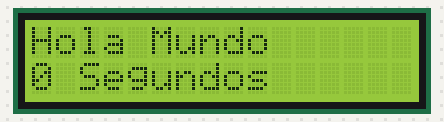
This sketch was run on a simulated Arduino Uno, built with avr-gcc and run on an emulated ATmega328P. Parts: 16×2 character LCD.

Above: at 0.1 s.
At 4.3 s:
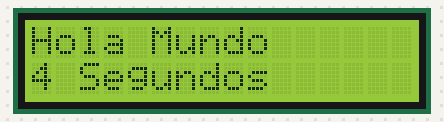
At 9.5 s:
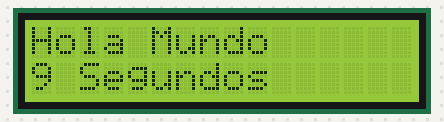
At 19.4 s:
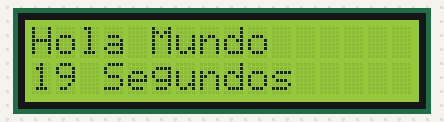
At 28.3 s:
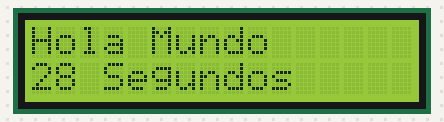
At 38.2 s:
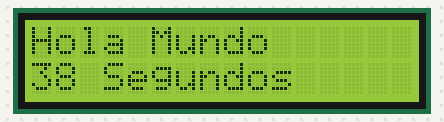

The sketch:

sketch.ino
```cpp
#include <LiquidCrystal_I2C.h>

LiquidCrystal_I2C lcd(0x27,16,2);  //

void setup() {
  // Inicializar el LCD
  lcd.init();

  //Encender la luz de fondo.
  lcd.backlight();


}

void loop() {
  lcd.setCursor(0, 0);
   // Escribimos el Mensaje en el LCD.
  lcd.print("Hola Mundo");
   // Ubicamos el cursor en la primera posición(columna:0) de la segunda línea(fila:1)
  lcd.setCursor(0, 1);
  int tiempo=millis()/1000;
   // Escribimos el número de segundos trascurridos
  lcd.print(tiempo);
   lcd.print(" Segundos");
  delay(500);
  //if(tiempo>millis()/3000){
    //lcd.clear();
    //delay(5000);}

}
```

Measured:
- what the display in image 1 shows lasts 1.1 s, from 4.2 s to 5.3 s
